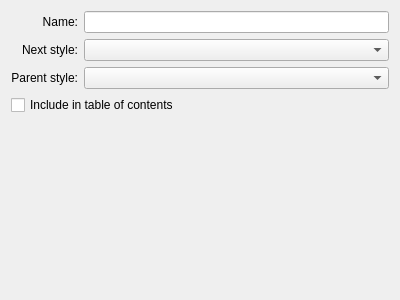
<?xml version="1.0" encoding="UTF-8"?>
<ui version="4.0">
 <class>GeneralStylesTab</class>
 <widget class="QWidget" name="GeneralStylesTab">
  <property name="geometry">
   <rect>
    <x>0</x>
    <y>0</y>
    <width>400</width>
    <height>300</height>
   </rect>
  </property>
  <property name="windowTitle">
   <string>Form</string>
  </property>
  <layout class="QGridLayout" name="gridLayout">
   <item row="0" column="0">
    <widget class="QLabel" name="label">
     <property name="text">
      <string comment="Name of the style">Name:</string>
     </property>
     <property name="alignment">
      <set>Qt::AlignRight|Qt::AlignTrailing|Qt::AlignVCenter</set>
     </property>
    </widget>
   </item>
   <item row="0" column="1">
    <widget class="QLineEdit" name="name"/>
   </item>
   <item row="1" column="0">
    <widget class="QLabel" name="label_2">
     <property name="text">
      <string>Next style:</string>
     </property>
     <property name="alignment">
      <set>Qt::AlignRight|Qt::AlignTrailing|Qt::AlignVCenter</set>
     </property>
     <property name="buddy">
      <cstring>nextStyle</cstring>
     </property>
    </widget>
   </item>
   <item row="1" column="1">
    <widget class="StylesCombo" name="nextStyle"/>
   </item>
   <item row="2" column="0">
    <widget class="QLabel" name="label_3">
     <property name="text">
      <string>Parent style:</string>
     </property>
     <property name="alignment">
      <set>Qt::AlignRight|Qt::AlignTrailing|Qt::AlignVCenter</set>
     </property>
     <property name="buddy">
      <cstring>inheritStyle</cstring>
     </property>
    </widget>
   </item>
   <item row="2" column="1">
    <widget class="StylesCombo" name="inheritStyle"/>
   </item>
   <item row="3" column="0" colspan="2">
    <widget class="QCheckBox" name="inToc">
     <property name="text">
      <string>Include in table of contents</string>
     </property>
    </widget>
   </item>
   <item row="4" column="0">
    <spacer name="verticalSpacer">
     <property name="orientation">
      <enum>Qt::Vertical</enum>
     </property>
     <property name="sizeHint" stdset="0">
      <size>
       <width>20</width>
       <height>184</height>
      </size>
     </property>
    </spacer>
   </item>
  </layout>
 </widget>
 <customwidgets>
  <customwidget>
   <class>StylesCombo</class>
   <extends>QComboBox</extends>
   <header>dialogs/StylesCombo.h</header>
   <container>1</container>
  </customwidget>
 </customwidgets>
 <resources/>
 <connections/>
</ui>
